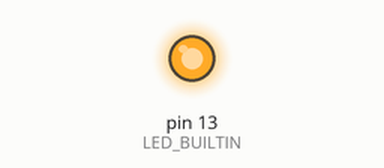
This program was run on a simulated Arduino Nano, built with avr-gcc and run on an emulated ATmega328P. Shown: output pins drawn as LEDs (lit = HIGH).

Above: at 0.2 s.
At 2.7 s:
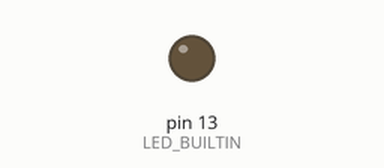
Timing chart, 0 to 8.1 s (numbered marks = the images above):
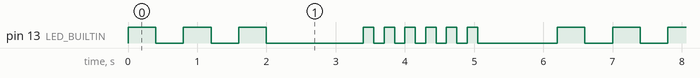

Measured:
- by itself, pin 13 (LED_BUILTIN): repeats every 6.2 s: 2 × (LOW 0.40 s, HIGH 0.40 s), LOW 1.4 s, 5 × (HIGH 0.15 s, LOW 0.15 s), HIGH 0.15 s, LOW 1.2 s, HIGH 0.40 s
- by itself, everything shown: repeats every 6.2 s, in 18 steps

The program:

main.cpp
```cpp
#include <Arduino.h>
#include "protocol.h"

// Decoupled demo: cycles 3 preprogrammed scenarios on builtin LED.
// Upgrade: replace with FastLED WS2812B strip, one segment per road (14 roads, pin 6).
// Scenarios mirror app: 0=normal R1->H green, 1=congest yellow, 2=blocked alternate red.

void setup() {
    pinMode(LED_BUILTIN, OUTPUT);
}

void loop() {
    // scenario 0: normal, slow blink
    for (int i = 0; i < 3; i++) { digitalWrite(LED_BUILTIN, HIGH); delay(400); digitalWrite(LED_BUILTIN, LOW); delay(400); }
    delay(1000);
    // scenario 1: congested, fast blink
    for (int i = 0; i < 6; i++) { digitalWrite(LED_BUILTIN, HIGH); delay(150); digitalWrite(LED_BUILTIN, LOW); delay(150); }
    delay(1000);
}
```

protocol.h
```cpp
#pragma once
// Decoupled mode: no live serial required.
// Arduino runs standalone demo loop. App runs separately with same graph.
// If USB link added later, use these lines: R <path> / B <edge> / T <edge>=<1..3> / E 1
#define PROTO_BAUD 115200
#define LED_PIN 6
#define NUM_ROADS 14
```
